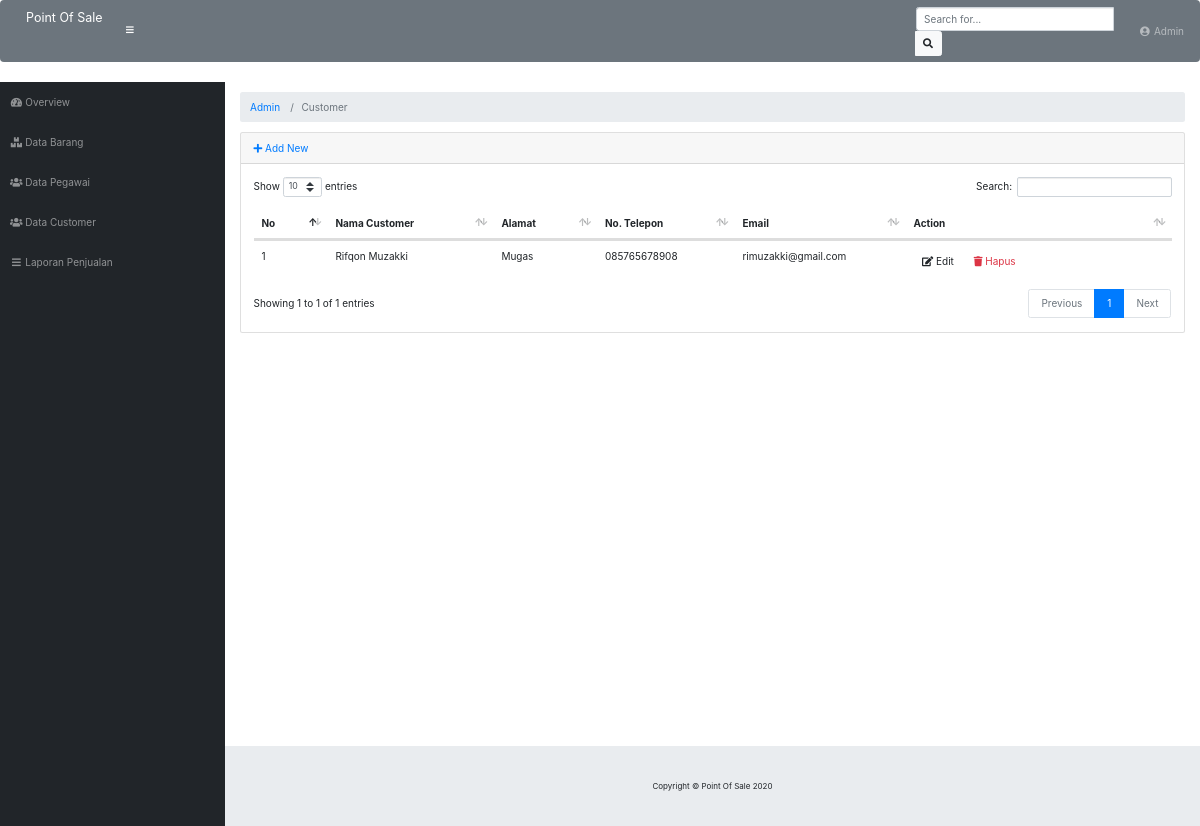
Screenshot of /index.php/admin/customer with the database file from the repository.
### tables this page shows
CREATE TABLE `table_customer` (
  `id_customer` int(15) NOT NULL,
  `nama_cust` varchar(50) NOT NULL,
  `alamat_cust` varchar(50) NOT NULL,
  `telepon` varchar(15) NOT NULL,
  `email_cust` varchar(50) NOT NULL
);

### application/controllers/admin/Customer.php (called while the page is built, shortened)
<?php defined('BASEPATH') OR exit('No direct script acces allowed');
class Customer extends CI_Controller
{
	public function __construct()
	{
		$this->load->model("M_customer");
		$this->load->library("form_validation");
	}
	public function index()
	{
		$data["customer"] = $this->M_customer->getAll();
		$this->load->view("admin/customer/list", $data);
	}
}

### index.php (called while the page is built, shortened)
<?php
require_once BASEPATH.'core/CodeIgniter.php';

### application/models/M_customer.php (called while the page is built, shortened)
<?php defined('BASEPATH') OR exit('No direct script acces alowed');
class M_customer extends CI_model
{
	private $_table = "table_customer";
	public function getAll()
	{
		return $this->db->get($this->_table)->result();
	}
}

### application/views/admin/customer/list.php (the view, shortened to what this page needs)
<!DOCTYPE html>
<html lang="en">
<head>
</head>
<body id="page-top">
	<div id="wrapper">
		<div id="content-wrapper">
			<div class="container-fluid">
				<div class="card mb-3">
					<div class="card-header">
						<a href="<?php echo site_url('admin/customer/add') ?>"><i class="fas fa-plus"></i> Add New</a>
					</div>
					<div class="card-body">
						<div class="table-responsive">
							<table class="table table-hover" id="dataTable" width="100%" cellspacing="0">
								<thead>
									<tr>
										<th>No</th>
										<th>Nama Customer</th>
										<th>Alamat</th>
										<th>No. Telepon</th>
										<th>Email</th>
										<th>Action</th>
									</tr>
								</thead>
								<tbody>
									<?php
									$i=1;
									foreach ($customer as $customer): ?>
									<tr>
										<td>
											<?php echo $i;
											$i++; ?>
										</td>
										<td width="150">
											<?php echo $customer->nama_cust ?>
										</td>
										<td>
											<?php echo $customer->alamat_cust ?>
										</td>
										<td>
											<?php echo $customer->telepon ?>
										</td>
										<td>
											<?php echo $customer->email_cust ?>
										</td>
										<td width="250">
											<a href="<?php echo site_url('admin/customer/edit/'.$customer->id_customer) ?>"
											 class="btn btn-small"><i class="fas fa-edit"></i> Edit</a>
											<a onclick="deleteConfirm('<?php echo site_url('admin/customer/delete/'.$customer->id_customer) ?>')"
											 href="#!" class="btn btn-small text-danger"><i class="fas fa-trash"></i> Hapus</a>
										</td>
									</tr>
									<?php endforeach; ?>
								</tbody>
							</table>
						</div>
					</div>
				</div>
			</div>
		</div>
	</div>
</body>
</html>

### rows the page displays
table_customer: nama_cust "Rifqon Muzakki", alamat_cust "Mugas", telepon "085765678908", email_cust "rimuzakki@gmail.com"

### other values shown
SITE_NAME "Point Of Sale"
$segment "Admin"
$segment "Customer"
Date('Y') "2020"
